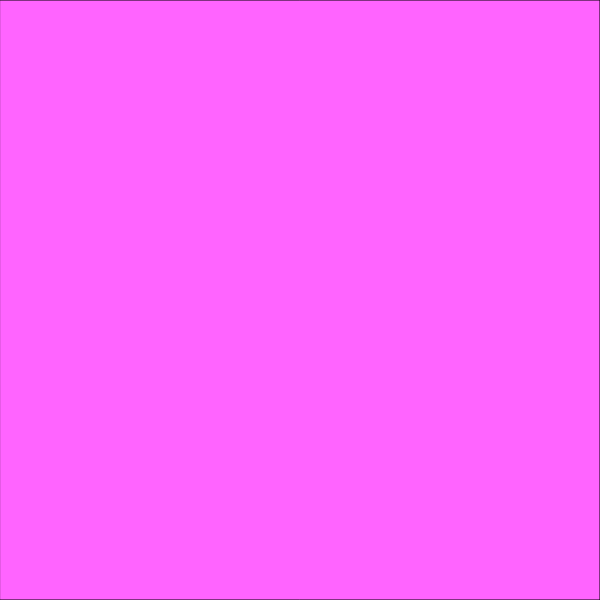
Frame 1 (no input)
Frame 60 (no input): identical to frame 1, image omitted
Frame 120 (the mouse pressed at the canvas centre since frame 60): blank canvas, image omitted

The p5.js sketch that drew this single still picture (run headless with seeded random() and noise() and a simulated clock; from frame 60 on, the mouse is pressed at the canvas centre):

// p5.js sketch
// ── sketch.js
function setup(){
    createCanvas(600,600);
}

function draw(){
    background(0);
    fill(255,100,255);
    rectMode(CENTER);
    rect(300,300, (mouseX-width/2)*2, (mouseY-height/2)*2)
}
